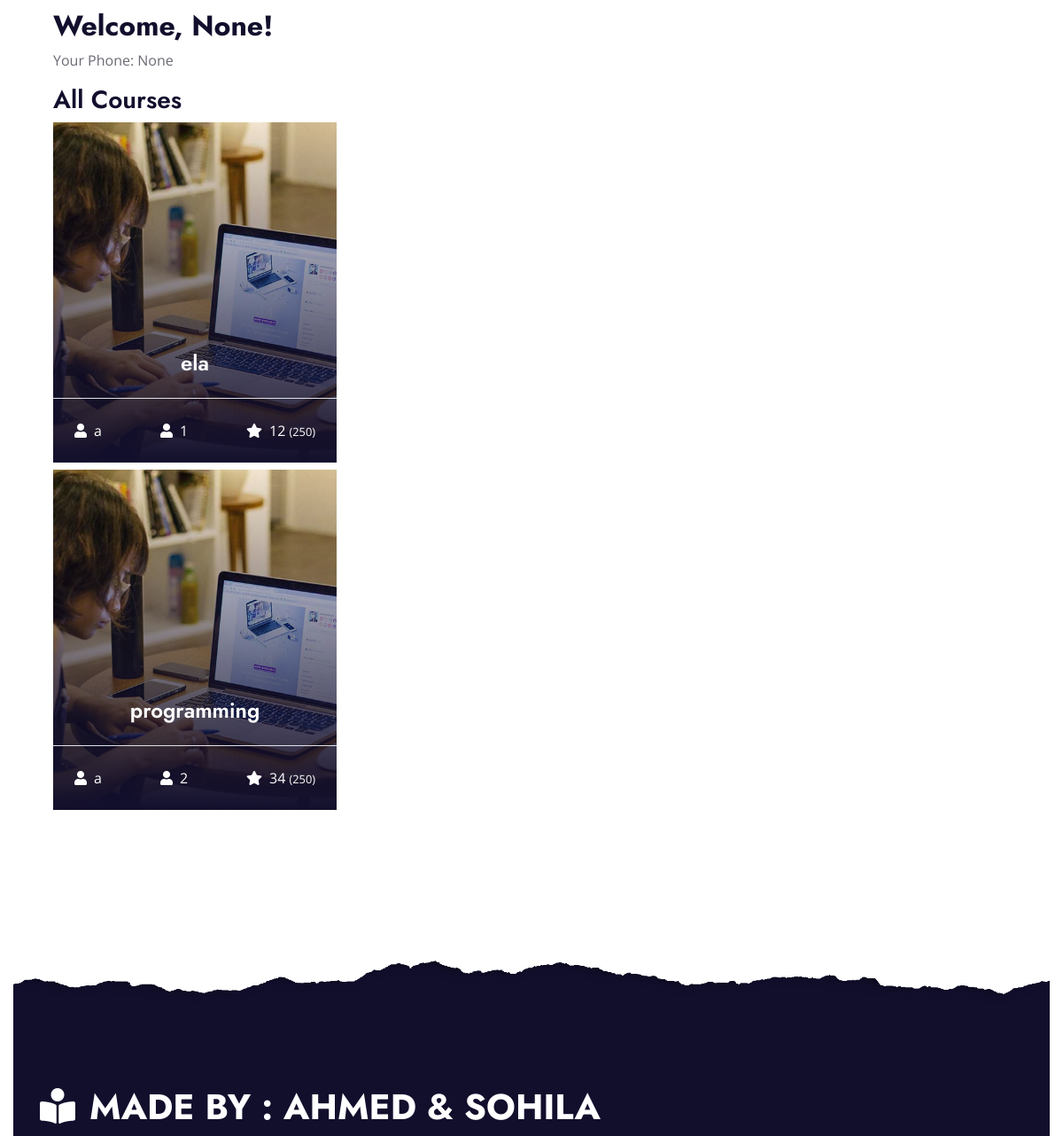
/course (middle part), run on an earlier commit of the app's database.
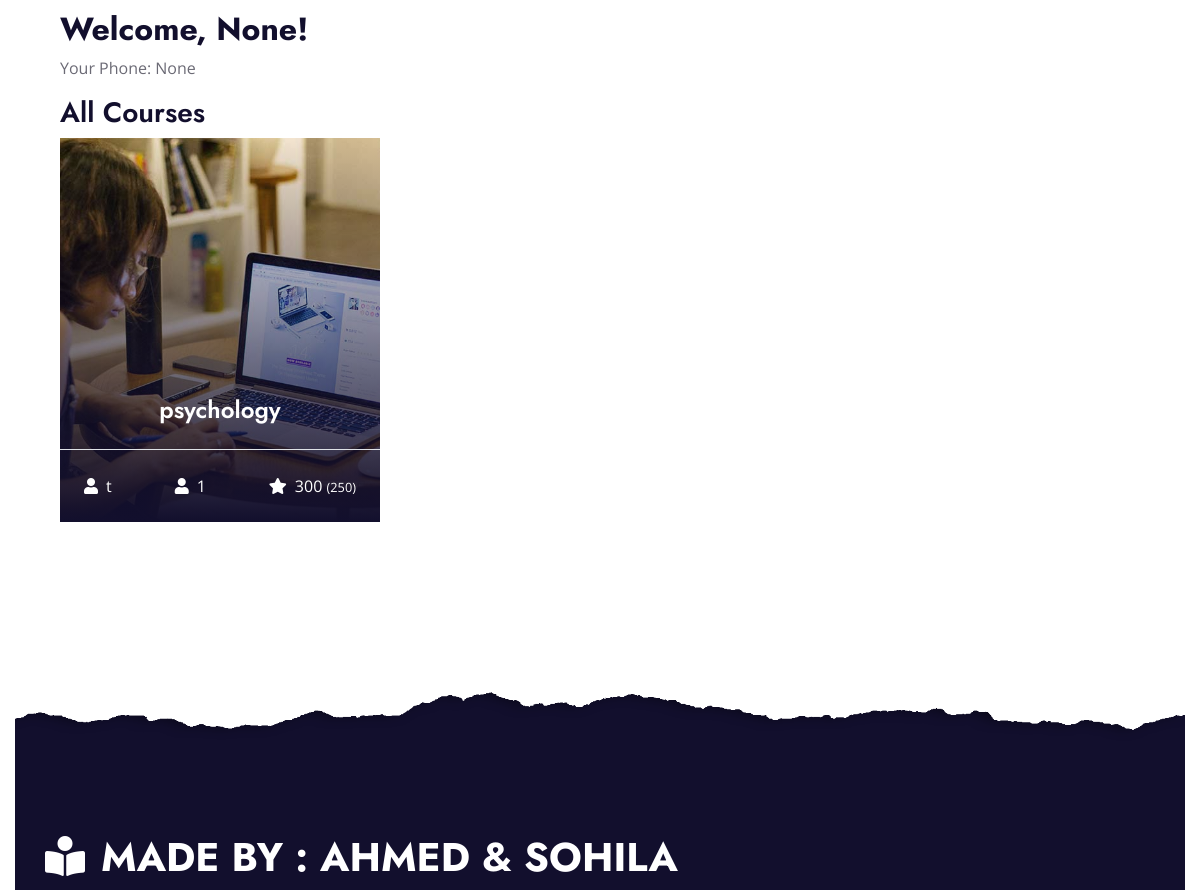
And on a later commit of the database.
### main.py (models this page shows)
    class Courses(db.Model):
        id = db.Column(db.Integer, primary_key=True)
        course_name = db.Column(db.String(1000))
        teacher_name = db.Column(db.String(100))
        teacher_phone = db.Column(db.String(100))
        course_price = db.Column(db.Integer)
        rate = db.Column(db.String(100))
        course_sample = db.Column(db.String(100))
        status = db.Column(db.String(100))

### main.py (the view)
@app.route("/course")
def course():
    user_id = session.get('user_id')
    user_name = session.get('user_name')
    user_phone = session.get('user_phone')
    all_courses=Courses.query.filter_by(status='approved')
    return render_template("course.html", user_id=user_id, user_name=user_name, user_phone=user_phone, all_courses=all_courses)

### templates/course.html (shortened to what this page needs)
<!DOCTYPE html>
<html lang="en">
<head>
    <link href="https://cdnjs.cloudflare.com/ajax/libs/font-awesome/5.10.0/css/all.min.css" rel="stylesheet">
    <link href="lib/owlcarousel/assets/owl.carousel.min.css" rel="stylesheet">
    <link href="../static/css/style.css" rel="stylesheet">
</head>
<body>
    <div class="container-fluid py-5">
        <div class="container py-5">
            <div class="row mx-0 justify-content-center">
                <div class="col-lg-8">
                </div>
            </div>
            <div class="row">
                <div class="col-lg-4 col-md-6 pb-4">
{% block content %}
   <div class="container">
       <h2>Welcome, {{ user_name }}!</h2>
       <p>Your Phone: {{ user_phone }}</p>
       <h3>All Courses</h3>
       <div class="courses-list">
           {% for course in all_courses %}
               <a class="courses-list-item position-relative d-block overflow-hidden mb-2" href="/detail/{{ course.id }}">
                   <img class="img-fluid" src="../static/img/courses-1.jpg" alt="">
                   <div class="courses-text">
                       <h4 class="text-center text-white px-3">{{ course.course_name }}</h4>
                       <div class="border-top w-100 mt-3">
                           <div class="d-flex justify-content-between p-4">
                               <span class="text-white"><i class="fa fa-user mr-2"></i>{{ course.teacher_name }}</span>
                               <span class="text-white"><i class="fa fa-user mr-2"></i>{{ course.id }}</span>
                               <span class="text-white"><i class="fa fa-star mr-2"></i>{{ course.course_price }}
                                   <small>(250)</small></span>
                           </div>
                       </div>
                   </div>
               </a>
           {% endfor %}
       </div>
   </div>
{% endblock %}
            </div>
        </div>
    </div>
    <div class="container-fluid position-relative overlay-top bg-dark text-white-50 py-5" style="margin-top: 90px;">
        <div class="container mt-5 pt-5">
            <div class="row">
                <div class="col-md-8 mb-5">
                    <a href="index.html" class="navbar-brand">
                        <h1 class="mt-n2 text-uppercase text-white"><i class="fa fa-book-reader mr-3"></i>MADE BY : AHMED & SOHILA </h1>
                    </a>
                </div>
            </div>
        </div>
    </div>
</body>
</html>

What changed in the data, as far as the page shows it:
removed Courses: course_name "programming", teacher_name "a", id "2", course_price "34"
changed Courses id 1: course_name "ela" → "psychology"; teacher_name "a" → "t"; course_price "12" → "300"
